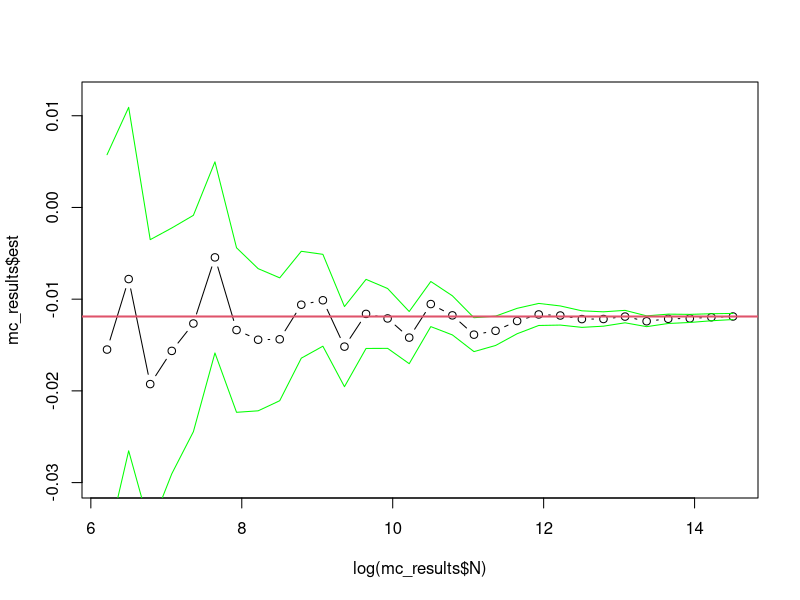
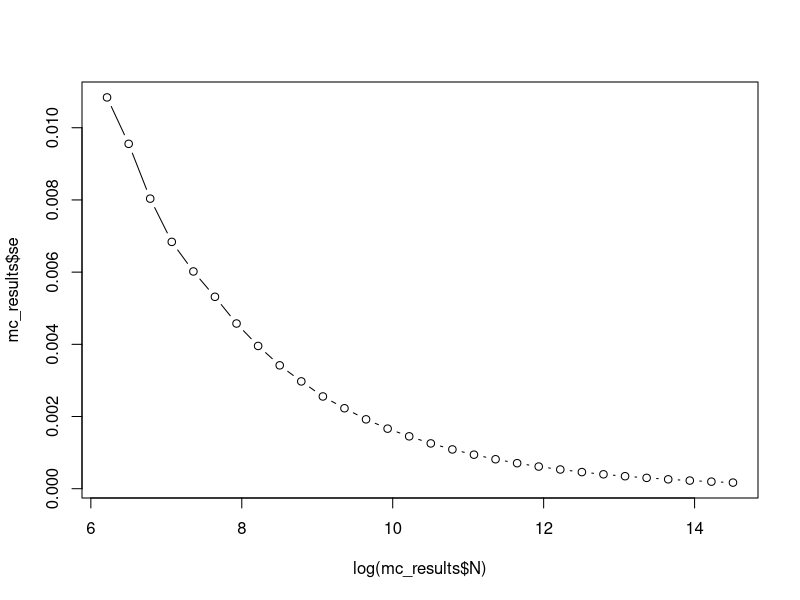
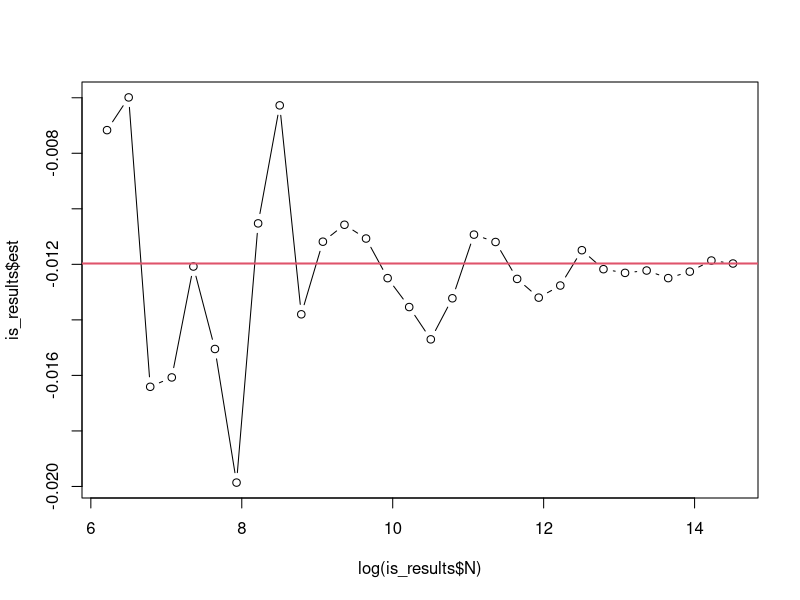
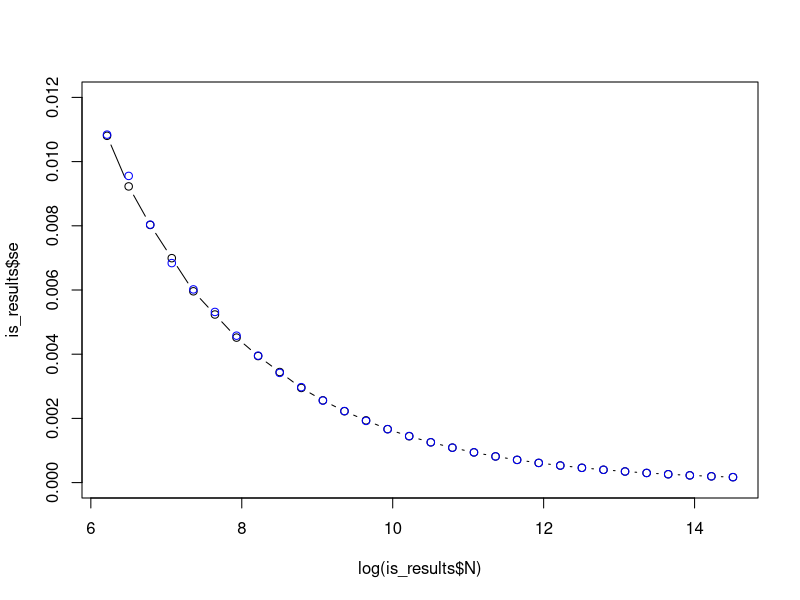
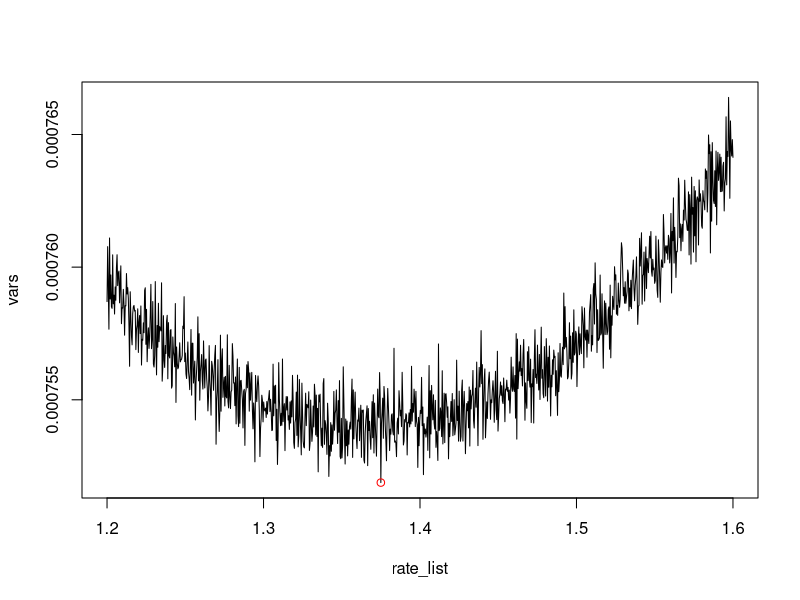
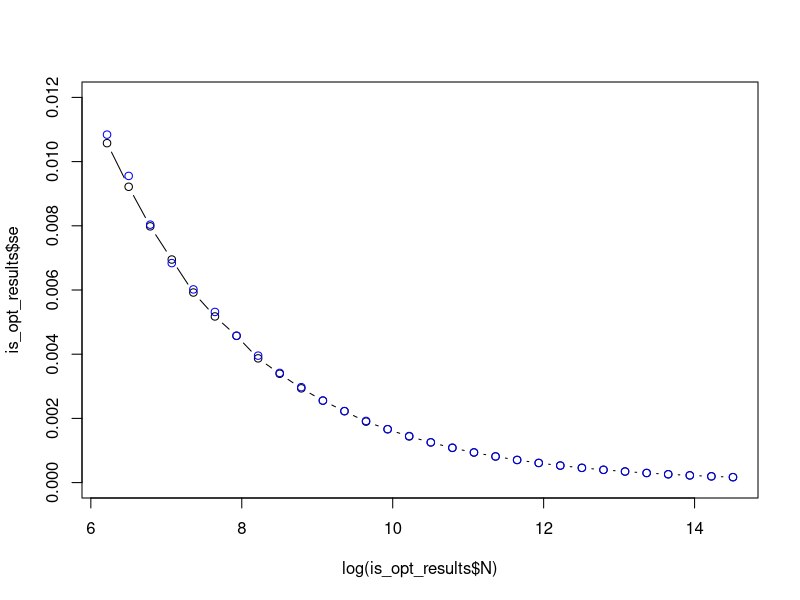
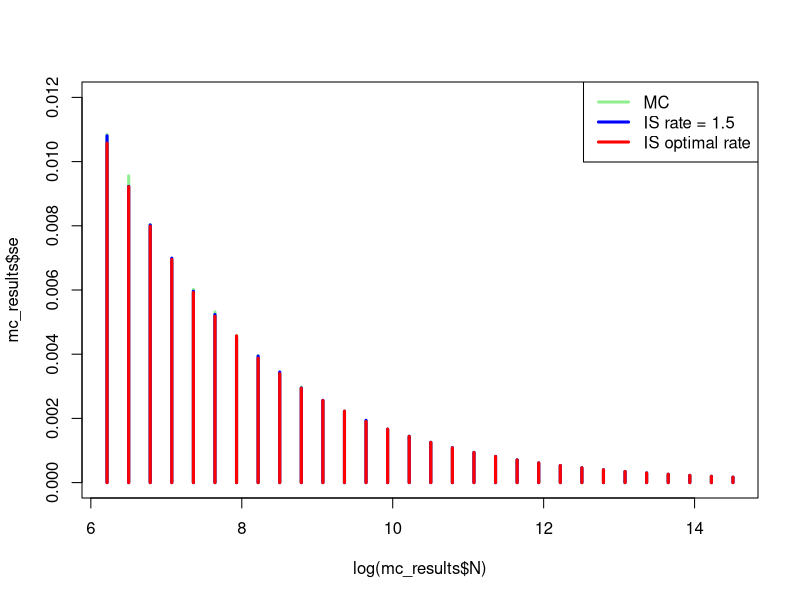

The R source for these figures, in order:
library(dplyr)
library(patchwork)
library(microbenchmark)

set.seed(2025)

sqrt_pos <- function(z) sqrt(pmax(z, 0))

fct <- function(x, y){
  sqrt(x + y) * sin(y^4) * exp(-3*x/2 - y^2/4)
}

# helper function that generates truncated normal on [a, b[
rtnorm <- function(n, mean = 0, sd = 1, a = 0, b = Inf){
  Fa <- pnorm(a, mean, sd)
  Fb <- pnorm(b, mean, sd)
  u <- runif(n, Fa, Fb)
  qnorm(u, mean, sd)
}

dtnorm <- function(x, mean = 0, sd = 1, a = 0, b = Inf){
  Fa <- pnorm(a, mean, sd); Fb <- pnorm(b, mean, sd)
  dnorm(x, mean = mean, sd = sd) / (Fb - Fa)
}

rtexp <- function(n, rate = 1, a = 0, b = Inf){
  Fa <- pexp(a, rate = rate)
  Fb <- pexp(b, rate = rate)
  u <- runif(n, Fa, Fb)
  qexp(u, rate = rate)
}

dtexp <- function(x, rate = 1, a = 0, b = Inf){
  Fa <- pexp(a, rate = rate); Fb <- pexp(b, rate = rate)
  dexp(x, rate = rate) / (Fb - Fa)
}

mc_estimate <- function(N){
  
  # t0 <- proc.time()[3]
  ## x ~ Exp(3/2), y ~ N(0, sqrt(2)) truncated to [2, +inf[
  x <- rexp(N, rate = 1.5)
  y <- rtnorm(N, 0, sqrt(2), a = 2)
  
  ## proposal g(x, y) = (3/2)*exp(-3x/2) * 1/sqrt(2*pi * 2) * exp(-y^2/4) / (1 - pnorm(2, 0, sqrt(2)))
  vals <- sqrt_pos(x + y) * sin(y^4) * (y >= 2) * (x <= 5) * (2/3) * sqrt(4*pi) * (1 - pnorm(2, 0, sqrt(2)))
  
  # t1 <- proc.time()[3]
  alpha <- 0.05
  est <- mean(vals)
  se <- sd(vals) / sqrt(N)
  delta_inter <- qnorm(1 - alpha/2) * se
  
  list(est = est, se = se, 
       IC.inf = est - delta_inter, 
       IC.sup = est + delta_inter) # time_sec = as.numeric(t1-t0)
}

is_estimate <- function(N, rate = 1.5){
  # The optimal practical options for proposal densities are
  # truncated Normal and truncated exponential
  x <- rtexp(N, rate = rate, a = 0, b = 5)
  y <- rtnorm(N, sd = sqrt(2), a = 2)
  vals <- fct(x, y) / (dtexp(x, rate = rate, a = 0, b = 5) * dtnorm(y, sd = sqrt(2), a = 2))
  
  est <- mean(vals)
  se <- sd(vals) / sqrt(N)
  
  list(est = est, se = se)
}


# Test step
N_values <- seq(log(500), log(2e6), length.out = 30) |> exp() |> round() |> unique()
mc_results <- lapply(N_values, function(N) {
  result <- mc_estimate(N)
  
  ## Sortie
  data.frame(
    N = N,
    est = result$est,
    se = result$se,
    IC.inf = result$IC.inf,
    IC.sup = result$IC.sup
    # time_sec = result$time_sec
  )
})

is_results <- lapply(N_values, function(N){
  result <- is_estimate(N)
  
  ## Sortie
  data.frame(
    N = N,
    est = result$est,
    se = result$se
  )
})

mc_results <- bind_rows(mc_results)
is_results <- bind_rows(is_results)

# Theoretically most accurate estimate
I_approx <- tail(mc_results$est, 1)

# MC Estimate plot with N increasing
plot(log(mc_results$N), mc_results$est, type = "b", ylim = c(-0.03, 0.012))
points(log(mc_results$N), mc_results$IC.inf, col = "green", type = "l")
points(log(mc_results$N), mc_results$IC.sup, col = "green", type = "l")
abline(h = I_approx, col = 2, lwd = 2)

# Standard error plot for MC
plot(log(mc_results$N), mc_results$se, type = "b")

# Theoretically most accurate estimate
I_approx <- tail(is_results$est, 1)

# IS Estimate plot with N increasing
plot(log(is_results$N), is_results$est, type = "b")
abline(h = I_approx, col = 2, lwd = 2)

# Standard error plot for IS and MC
plot(log(is_results$N), is_results$se, type = "b", ylim = c(0, 0.012))
points(log(mc_results$N), mc_results$se, col = "blue")


# Notes from TP class ==========================================================

rate_list <- seq(1.2, 1.6, length.out = 1000)
n <- 100000

vars <- sapply(rate_list, function(rate){
  res_is <- is_estimate(n, rate = rate)
  res_is$se
})

rate_star <- rate_list[which.min(vars)] ; rate_star

# Graphical representation of variance according to rate
plot(rate_list, vars, type = "l")
points(rate_star, min(vars), col = "red")

# Re-evaluate IS with optimal rate
is_opt_results <- lapply(N_values, function(N){
  result <- is_estimate(N, rate = rate_star)
  data.frame(
    N = N,
    est = result$est,
    se = result$se
  )
})
is_opt_results <- bind_rows(is_opt_results)

# Standard error plot for IS with optimal rate
plot(log(is_opt_results$N), is_opt_results$se, type = "b", ylim = c(0, 0.012))
points(log(mc_results$N), mc_results$se, col = "blue")
# Standard error comparison (type = "h")
plot(log(mc_results$N), mc_results$se, col = "lightgreen", type = "h", ylim = c(0, 0.012), lwd = 3)
points(log(is_opt_results$N), is_results$se, col = "blue", type = "h", lwd = 3)
points(log(is_opt_results$N), is_opt_results$se, col = "red", type = "h", lwd = 3)
legend("topright", legend = c("MC", "IS rate = 1.5", "IS optimal rate"), 
       col = c("lightgreen", "blue", "red"), lwd = 3)


